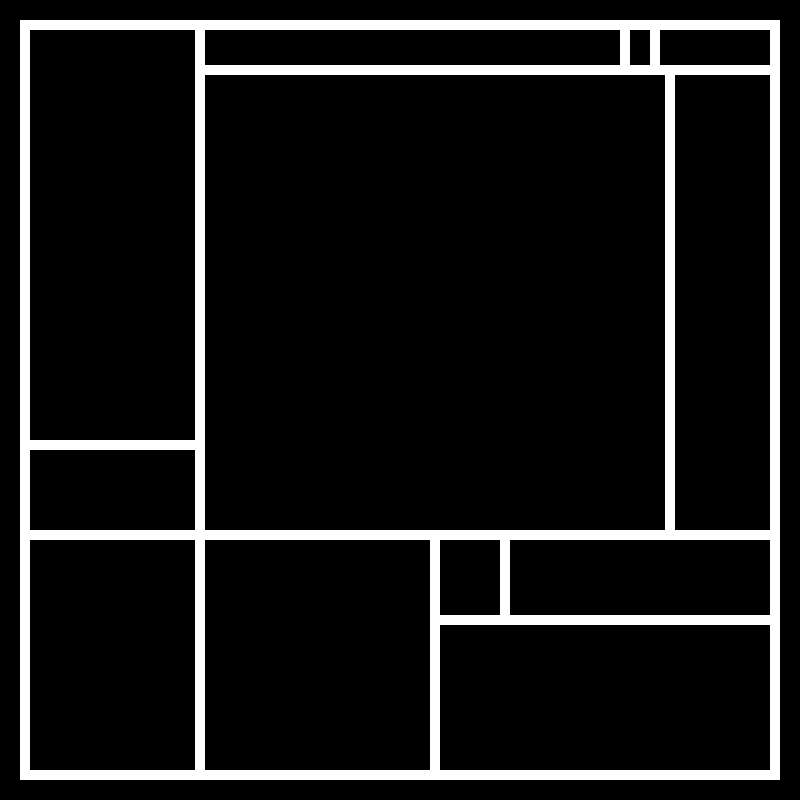
Frame 1 (no input)
Frame 60 (the mouse pressed at the canvas centre just before this capture): identical to frame 1, image omitted
Frame 120 (the mouse held since frame 60 and released just before this capture): identical to frame 1, image omitted

The Processing sketch that drew this single still picture (run headless with seeded random() and noise(); from frame 60 on, the mouse is pressed at the canvas centre):

// Processing sketch: ZUOYE12_2
// ── ZUOYE12_2.pde
float r=255;
float a;
float b;
float c;

void setup(){
 size(800,800);
 background(0);

//outLine1
 noStroke();
 fill(r); 
 rect (20,20,760,10);
 
//outLine2
 noStroke();
 fill(r); 
 rect (20,20,10,760);

 //outLine3
 noStroke();
 fill(r); 
 rect (770,20,10,760);

//outLine4
noStroke();
fill(r); 
rect (20,770,760,10); 

//line1
noStroke();
fill(r);
rect (195,20,10,760);

//line2
noStroke();
fill(r);
rect (20,530,760,10);

//line3
noStroke();
fill(r); 
rect (200,65,580,10);

//line4
noStroke();
fill(r); 
rect (650,20,10,50);

//line5
noStroke();
fill(r); 
rect(20,440,180,10);

//line6
noStroke();
fill(r); 
rect (430,615,340,10);

//line7
noStroke();
fill(r); 
rect (430,530,10,250);

//line8
noStroke();
fill(r); 
rect (500,530,10,90);

//line10
noStroke();
fill(r); 
rect (620,20,10,50);

//line11
noStroke();
fill(r); 
rect (665,70,10,470);
}

void draw(){
}

void mousePressed(){
 a=random(255);
 b=random(255);
 c=random(255);
  
//red1
 noStroke();
 fill(a,b-100,c-100); 
 rect (30,30,165,310);
 
 //red2
 noStroke();
 fill(a,b-100,c-100); 
 rect (440,540,60,75);
 
 //blue1
 noStroke();
 fill(b,c,c); 
 rect (30,450,165,80);
 
 //blue2
 noStroke();
 fill(c,b,b); 
 rect (630,30,20,35);

//yellow
 noStroke();
 fill(a-50,c-50,b-50); 
 rect (440,625,330,145);
 
  //white1
 noStroke();
 fill(255); 
 rect (30,540,165,230);

 //white2
 noStroke();
 fill(255); 
 rect (675,75,95,455);
}
 
 
 
 
